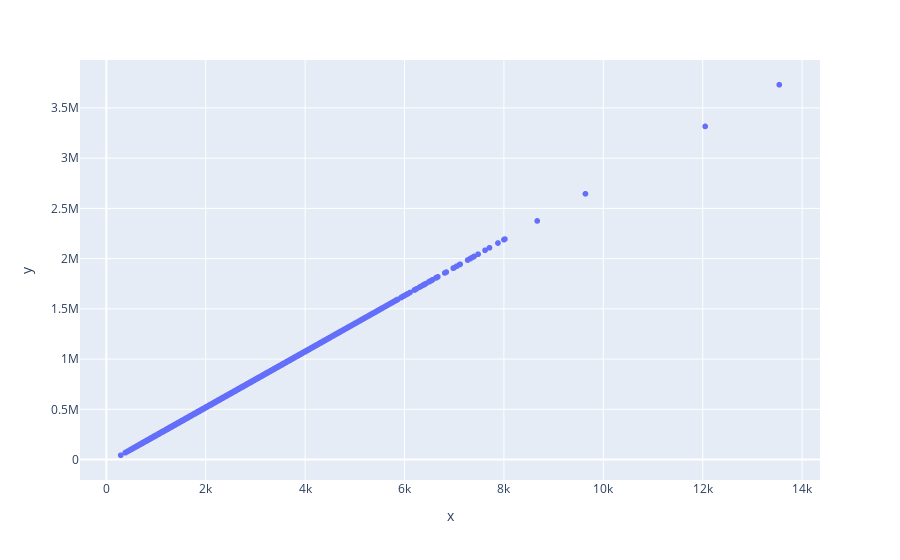

The code cell stored with this chart in its notebook:
### Code cell
grafico = px.scatter(x=x_casas_treinamento.ravel(), y=previsoes)
grafico.show()

### Figure 1 — Plotly figure (JSON) as saved in the notebook; plotly's stock layout.template omitted (floating-point values rounded to 4 significant figures; data arrays with more than 128 entries replaced by an {"elided": "..."} marker saying what was removed)
{"data": [{"hovertemplate": "x=%{x}<br>y=%{y}<extra></extra>", "legendgroup": "", "marker": {"color": "#636efa", "symbol": "circle"}, "mode": "markers", "name": "", "showlegend": false, "type": "scattergl", "x": {"elided": "15129 int values"}, "xaxis": "x", "y": {"elided": "15129 float values"}, "yaxis": "y"}], "layout": {"legend": {"tracegroupgap": 0}, "margin": {"t": 60}, "xaxis": {"anchor": "y", "domain": [0, 1], "title": {"text": "x"}}, "yaxis": {"anchor": "x", "domain": [0, 1], "title": {"text": "y"}}}}
